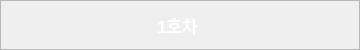
      <widget class="QFrame" name="frame">
       <property name="geometry">
        <rect>
         <x>0</x>
         <y>0</y>
         <width>360</width>
         <height>50</height>
        </rect>
       </property>
       <property name="styleSheet">
        <string notr="true">background-image: url(:/resources/maptop.png);</string>
       </property>
       <property name="frameShape">
        <enum>QFrame::StyledPanel</enum>
       </property>
       <property name="frameShadow">
        <enum>QFrame::Raised</enum>
       </property>
       <widget class="QLabel" name="label">
        <property name="geometry">
         <rect>
          <x>97</x>
          <y>10</y>
          <width>161</width>
          <height>31</height>
         </rect>
        </property>
        <property name="font">
         <font>
          <pointsize>13</pointsize>
          <bold>true</bold>
         </font>
        </property>
        <property name="styleSheet">
         <string notr="true">border:none; background: transparent;
color: rgb(255, 255, 255);</string>
        </property>
        <property name="text">
         <string>1호차</string>
        </property>
        <property name="alignment">
         <set>Qt::AlignCenter</set>
        </property>
       </widget>
       <widget class="QPushButton" name="backbtn">
        <property name="geometry">
         <rect>
          <x>0</x>
          <y>0</y>
          <width>50</width>
          <height>50</height>
         </rect>
        </property>
        <property name="styleSheet">
         <string notr="true">border:none;  background: transparent;</string>
        </property>
        <property name="text">
         <string/>
        </property>
       </widget>
       <widget class="QPushButton" name="showmyinfobtn">
        <property name="geometry">
         <rect>
          <x>299</x>
          <y>0</y>
          <width>61</width>
          <height>50</height>
         </rect>
        </property>
        <property name="styleSheet">
         <string notr="true">border:none;  background: transparent;</string>
        </property>
        <property name="text">
         <string/>
        </property>
       </widget>
      </widget>
